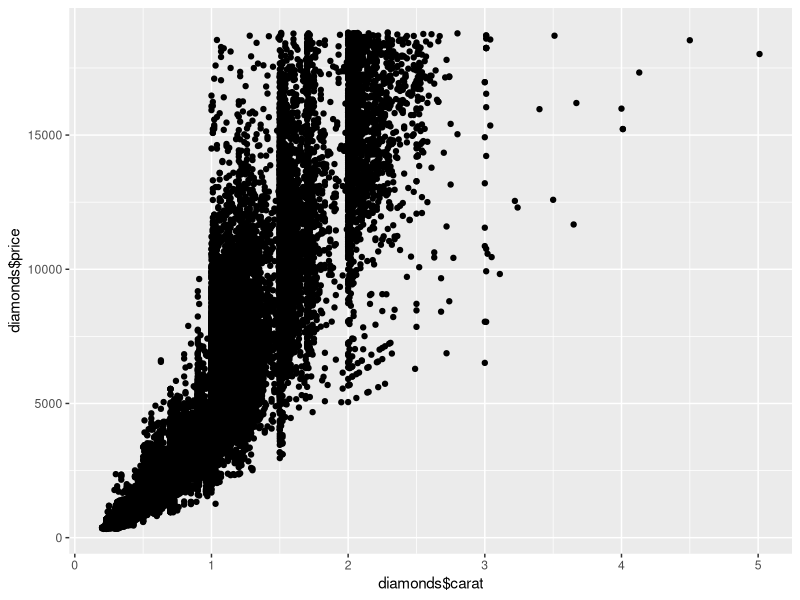
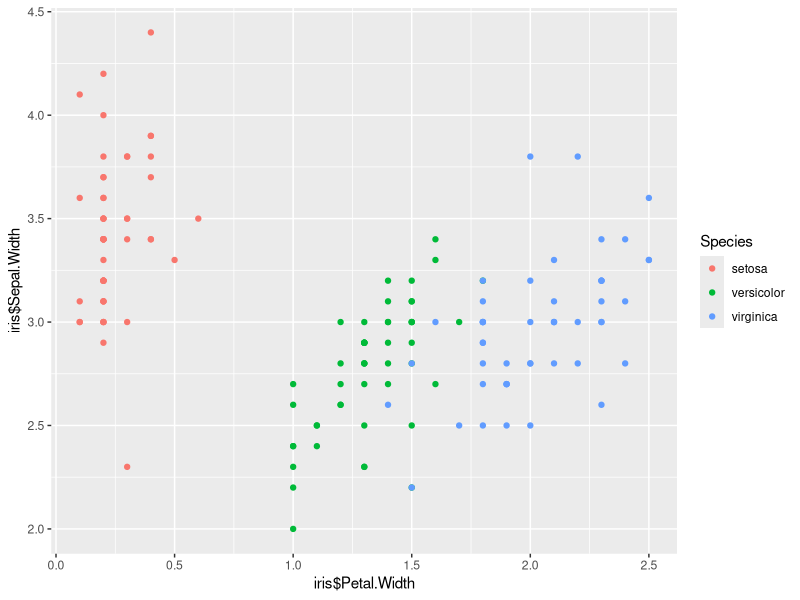
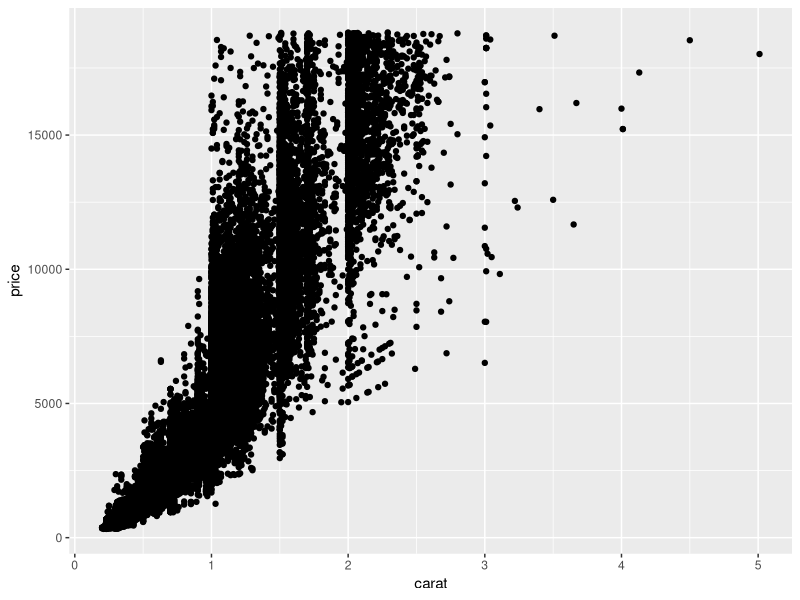
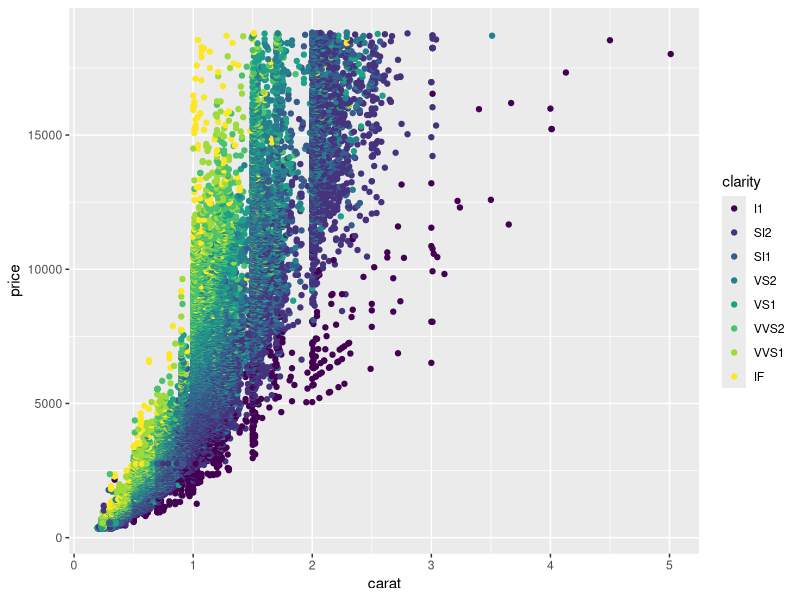
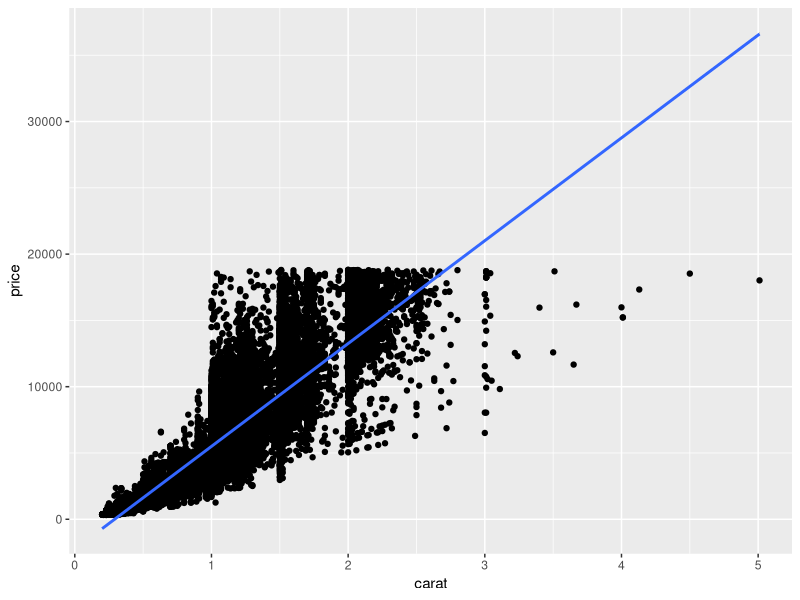
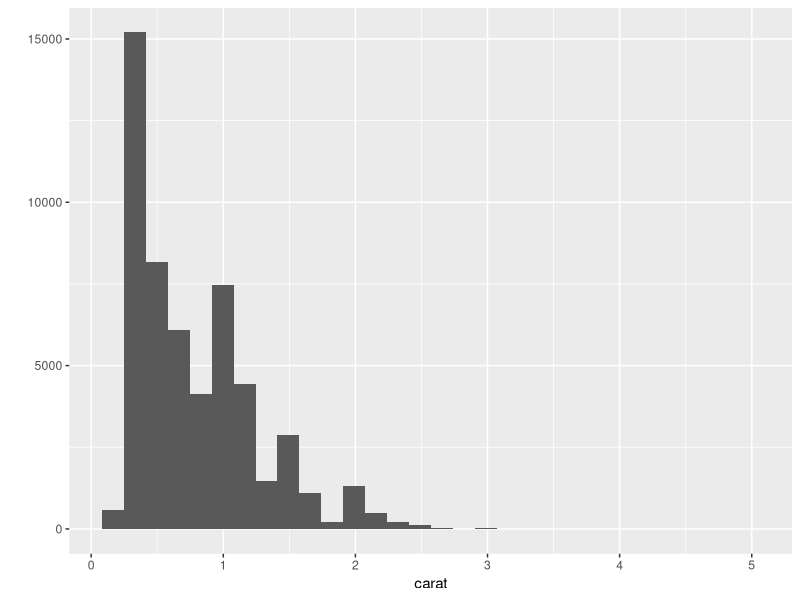
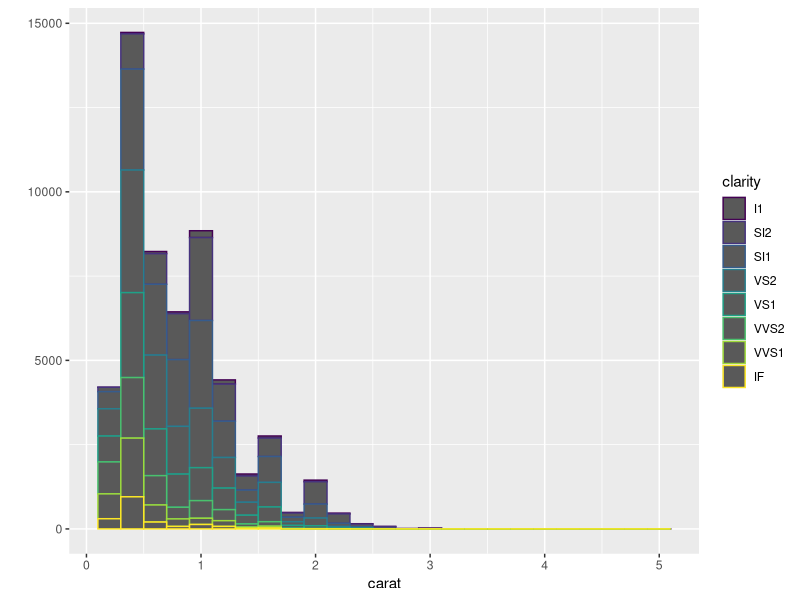
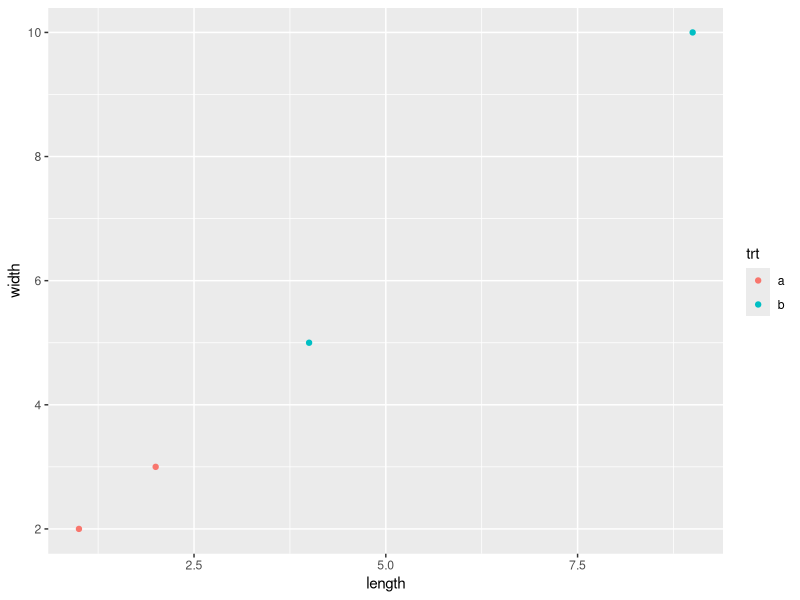

Write R code to recreate these figures, in order. (Note: this script raises an error after producing the figures.)
## ---- chunk 1
#install.packages("ggplot2")
library(ggplot2)
qplot(diamonds$carat, diamonds$price)
qplot(iris$Petal.Width, iris$Sepal.Width, data = iris, colour = Species)
qplot(carat, price, data = diamonds)
qplot(carat, price, data = diamonds, geom="point" , colour=clarity) # -- (1)
library(stats)
qplot(carat, price, data = diamonds, geom=c("point", "smooth"), method=lm)
qplot(carat, data = diamonds,geom="histogram")
qplot(carat, data = diamonds,geom="histogram", binwidth=0.2, colour=clarity)

length <- c(2.00, 1.00, 4.00, 9.00)
width <- c(3.00, 2.00, 5.00, 10.00)
depth <- c(4.00, 1.00, 15.00, 80.00)
trt <- c("a", "a", "b", "b")
tdata <- data.frame(length, width, depth, trt)
qplot(length, width, data = tdata, colour = trt)
qplot(carat, price, data = diamonds, geom="point" , colour=clarity) #--(1)

ggplot(data=diamonds, aes(x=carat,y=price)) + geom_point(aes(colour=clarity))#--(2)

length <- c(2.00, 1.00, 4.00, 9.00)
width <- c(3.00, 2.00, 5.00, 10.00)
depth <- c(4.00, 1.00, 15.00, 80.00)
trt <- c("a", "a", "b", "b")
tdata <- data.frame(length, width, depth, trt)

ggplot(tdata, aes(x=length, y=width)) +
  geom_point(aes(colour=trt)) + geom_smooth()

ggplot(data=diamonds, aes(x=carat, y=price)) +
  geom_point(aes(colour=clarity)) + geom_smooth()

ggplot(data=diamonds, aes(x=carat, y=price, colour=clarity)) +
  geom_point() + geom_smooth()

ggplot(data=diamonds, aes(x=carat, y=price, colour=clarity)) + 
      #+ geom_point(colour='darkblue')
      geom_point(colour='red')


p <- ggplot(data=diamonds, aes(x=carat,y=price))
p + geom_smooth() 
p + geom_smooth(aes(group=clarity)) 

ggplot(data=diamonds, aes(x=price)) + geom_bar()
ggplot(data=diamonds, aes(x=price)) + geom_bar(aes(y=..count..)) 
ggplot(data=diamonds, aes(x=price)) + geom_bar(aes(y=..density..))
ggplot(data=diamonds, aes(x=price)) + geom_bar(aes(y=..ncount..))
ggplot(data=diamonds, aes(x=price)) + geom_bar(aes(y=..ndensity..))
ggplot(data=diamonds, aes(x=price)) + geom_bar(aes(y=..density..)) + ylab("?е?")


p <- ggplot(data=diamonds, aes(carat, price, color=clarity))
p + geom_boxplot()

ggplot(data=diamonds, aes(x=price)) + geom_bar(aes(fill=cut))
ggplot(data=diamonds, aes(x=price)) + geom_bar(aes(fill=cut), position="dodge")
ggplot(data=diamonds, aes(x=price)) + geom_bar(aes(fill=cut), position="fill")

d <- ggplot(diamonds, aes(price))
d + stat_bin(geom="bar")
d + stat_bin(geom="area")
d + stat_bin(aes(size=..ndensity..),geom="point")
d + stat_bin(aes(y=1, fill=..density..),geom="tile")


# geom_bar
g <- ggplot(mpg, aes(class))
# Number of cars in each class:
g + geom_bar()

ggplot(diamonds, aes(carat)) +
  geom_histogram()
ggplot(diamonds, aes(carat)) +
  geom_histogram(binwidth = 0.01)

ggplot(diamonds, aes(carat)) + geom_histogram(binwidth = 1)

ggplot(diamonds, aes(carat)) + 
  geom_histogram(aes(fill=cut), binwidth = 1, position="dodge")

p <- ggplot(iris, aes(Species, Sepal.Width))
p + geom_boxplot()

ggplot(diamonds, aes(carat)) +
  geom_density()

ggplot(diamonds, aes(carat)) +
  geom_density(adjust = 1/5)

ggplot(diamonds, aes(carat)) +
  geom_density(adjust = 5)

ggplot(diamonds, aes(depth, fill = cut, colour = cut)) +
  geom_density(alpha = 0.1) +
  xlim(55, 70)

ggplot(diamonds, aes(depth), fill = cut) +
  geom_density(alpha = 0.1) +
  xlim(55, 70)

ggplot(diamonds, aes(carat)) +
  geom_density(position = "stack")

ggplot(diamonds, aes(carat, fill = cut)) +
  geom_density(position = "stack")
